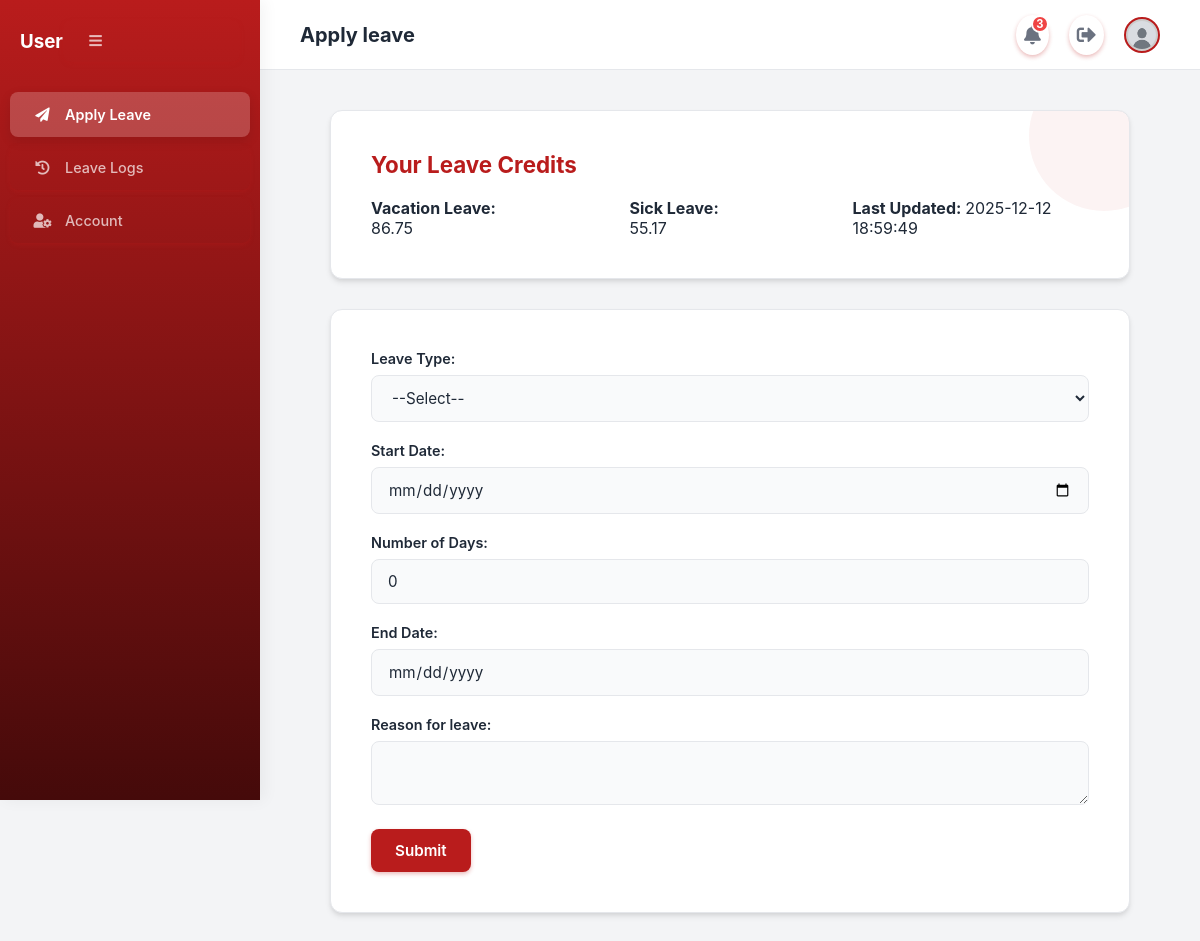
The page /home.php (signed in) on the database its author committed.
### tables this page shows
CREATE TABLE `leavecredits` (
  `CreditID` int(11) NOT NULL,
  `EmployeeID` varchar(20) NOT NULL,
  `sick` decimal(10,5) DEFAULT 0.00000,
  `vacation` decimal(10,5) DEFAULT 0.00000,
  `lastUpdated` datetime DEFAULT current_timestamp()
);

### dbRelated/operation.php (called while the page is built, shortened)
<?php
require_once "db_connect.php";
class LeaveCreditManager {
    protected $db;
    public function __construct() {
        $this->db = new Database();
    }
       public function getCreditDetails($employeeID) {
        $sql = "SELECT * FROM leavecredits WHERE EmployeeID = :employeeID";
        $query = $this->db->connect()->prepare($sql);
        $query->bindParam(":employeeID", $employeeID);
        if ($query->execute()) {
            return $query->fetch(PDO::FETCH_ASSOC);
        } else {
            return false;
        }
       }
}
?>

### dbRelated/db_connect.php (called while the page is built, shortened)
<?php
class Database {
    private $servername = "localhost";
    private $username   = "root";
    private $password   = "";
    private $dbname     = "employee_leave_db";
    public function connect() {
        $dsn = "mysql:host=$this->servername;dbname=$this->dbname;charset=utf8mb4";
        $options = [
            PDO::ATTR_ERRMODE            => PDO::ERRMODE_EXCEPTION,
            PDO::ATTR_EMULATE_PREPARES   => false,
            PDO::MYSQL_ATTR_INIT_COMMAND => "SET time_zone = '+8:00'"
        ];
        try {
            $this->conn = new PDO($dsn, $this->username, $this->password, $options);
            return $this->conn;
        } catch (PDOException $e) {
            error_log("Database connection failed: " . $e->getMessage());
            die("CRITICAL ERROR: Database connection failed. Please ensure MySQL is running and correctly configured. Error: " . $e->getMessage());
        }
    }
}

### pages/apply_leave.php (the view, shortened to what this page needs)
<?php
    $credit = $creditManager->getCreditDetails($employeeID);
?>
<div class="apply-container">
    <div class="leave-credit-details">
        <h3>Your Leave Credits</h3>
        <div style="display:flex; gap:15%;">
            <p>
                <strong>Vacation Leave:</strong>
                <?= number_format($credit['vacation'] ?? 0, 2) ?>
            </p>
            <p><strong>Sick Leave:</strong> <?= number_format($credit['sick'] ?? 0, 2) ?></p>
            <p><strong>Last Updated: </strong> <?= htmlspecialchars($credit['lastUpdated'] ?? '') ?></p>
        </div>
    </div>
</div>
<div class="apply-card">
    <form action="" method="POST" enctype="multipart/form-data">
        <label for="type">Leave Type:</label>
        <select name="type" id="typeSelect">
            <option value="">--Select--</option>
        </select>
        <div class="date-row">
            <label for="start">Start Date:</label>
            <input type="date" name="start" id="startDate" value="<?= htmlspecialchars($inputs['start'] ?? '') ?>">
            <label for="days">Number of Days:</label>
            <input type="number" name="days" id="numDays" min="1" value="<?= htmlspecialchars($inputs['days'] ?? '') ?>">
            <label for="end">End Date:</label>
            <input type="date" name="end" id="endDate" value="<?= htmlspecialchars($inputs['end'] ?? '') ?>" readonly>
        </div>
        <label for="reason">Reason for leave:</label>
        <textarea name="reason"><?= htmlspecialchars($inputs['reason'] ?? '') ?></textarea>
        <button type="submit">Submit</button>
    </form>
</div>

### home.php (style rules this page uses)
:root { --primary-color: #b91c1c; --primary-hover: #991b1b; --secondary-color: #450a0a; --accent-bg: #fef2f2; --bg-body: #f3f4f6; --surface-white: #ffffff; --text-main: #1f2937; --text-muted: #6b7280; --border-color: #e5e7eb; --sidebar-width: 260px; --sidebar-width-collapsed: 70px; --header-height: 70px; --border-radius: 12px; --shadow-sm: 0 1px 2px 0 rgba(0, 0, 0, 0.05); --shadow-md: 0 4px 6px -1px rgba(0, 0, 0, 0.1), 0 2px 4px -1px rgba(0, 0, 0, 0.06); --shadow-lg: 0 10px 15px -3px rgba(0, 0, 0, 0.1), 0 4px 6px -2px rgba(0, 0, 0, 0.05); --transition: all 0.3s ease; }
* { margin: 0; padding: 0; box-sizing: border-box; font-family: "Inter", "Poppins", sans-serif; -webkit-font-smoothing: antialiased; }
body { background-color: var(--bg-body); color: var(--text-main); min-height: 100vh; overflow-x: hidden; }
.apply-card, .account-info, #evaluate-section, .leave-credit-details { background: var(--surface-white); border-radius: var(--border-radius); padding: 40px; box-shadow: var(--shadow-md); max-width: 800px; margin: 0 auto 30px; border: 1px solid var(--border-color); }
label { font-weight: 600; color: var(--text-main); font-size: 0.9rem; margin-bottom: 8px; display: block; }
input, select, textarea { width: 100%; padding: 12px 16px; border: 1px solid var(--border-color); border-radius: 8px; font-size: 0.95rem; background-color: #f9fafb; transition: all 0.2s; margin-bottom: 20px; color: var(--text-main); }
button { background: var(--primary-color); color: white; border: none; border-radius: 8px; padding: 12px 24px; font-size: 0.95rem; font-weight: 600; cursor: pointer; transition: all 0.2s; box-shadow: 0 2px 4px rgba(185, 28, 28, 0.3); }
.leave-credit-details h3 { color: var(--primary-color); font-size: 1.4rem; margin-bottom: 20px; }
.leave-credit-details { position: relative; overflow: hidden; }
.leave-credit-details::after { content: ""; position: absolute; top: -50px; right: -50px; width: 150px; height: 150px; background: var(--primary-color); opacity: 0.05; border-radius: 50%; }

### rows shown on the page
leavecredits: vacation "86.75", sick "55.17", lastUpdated "2025-12-12 18:59:49"

### other values the page prints
str_replace('_', ' ', $section) "Apply leave"
$userNotifCount "3"
